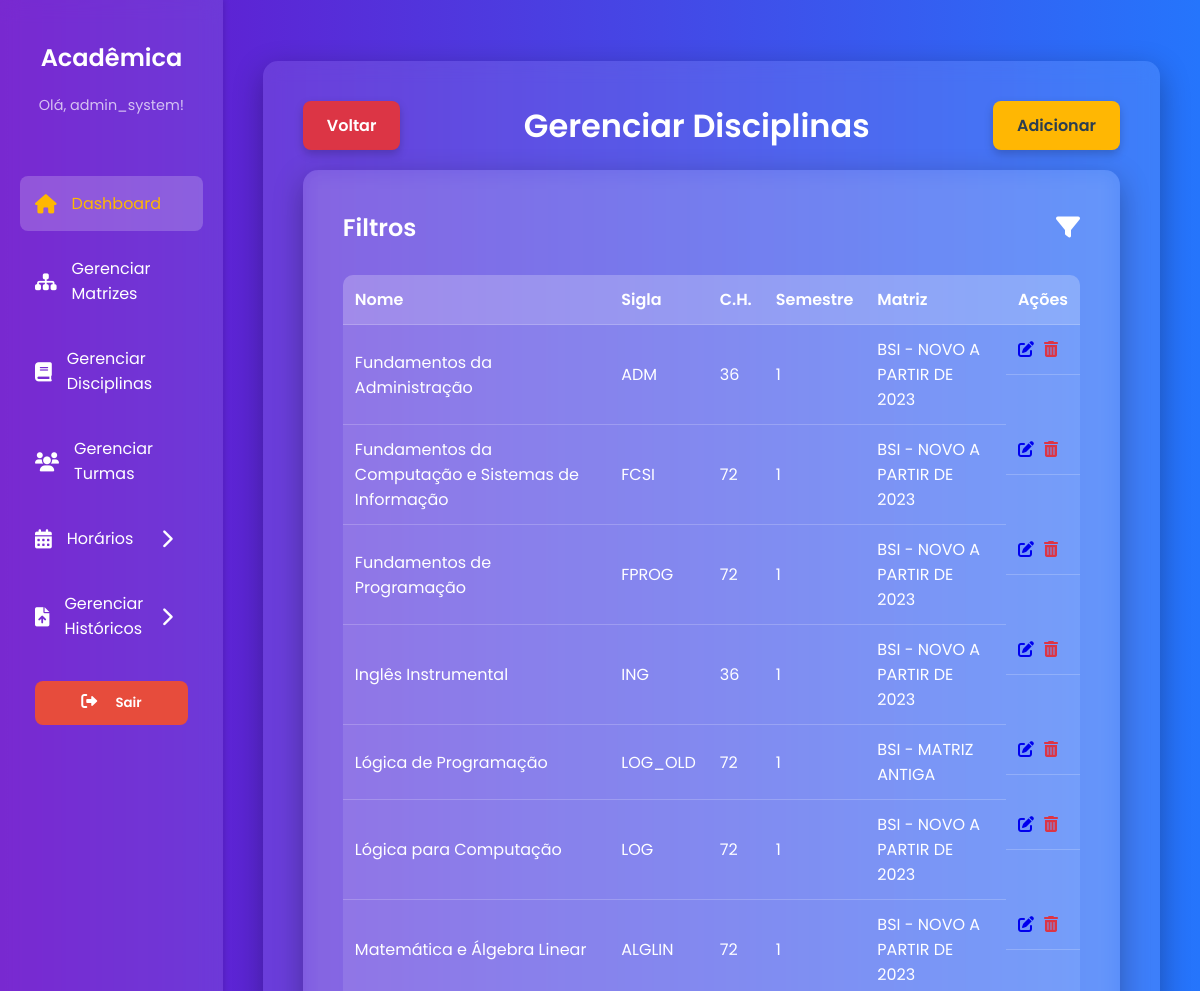
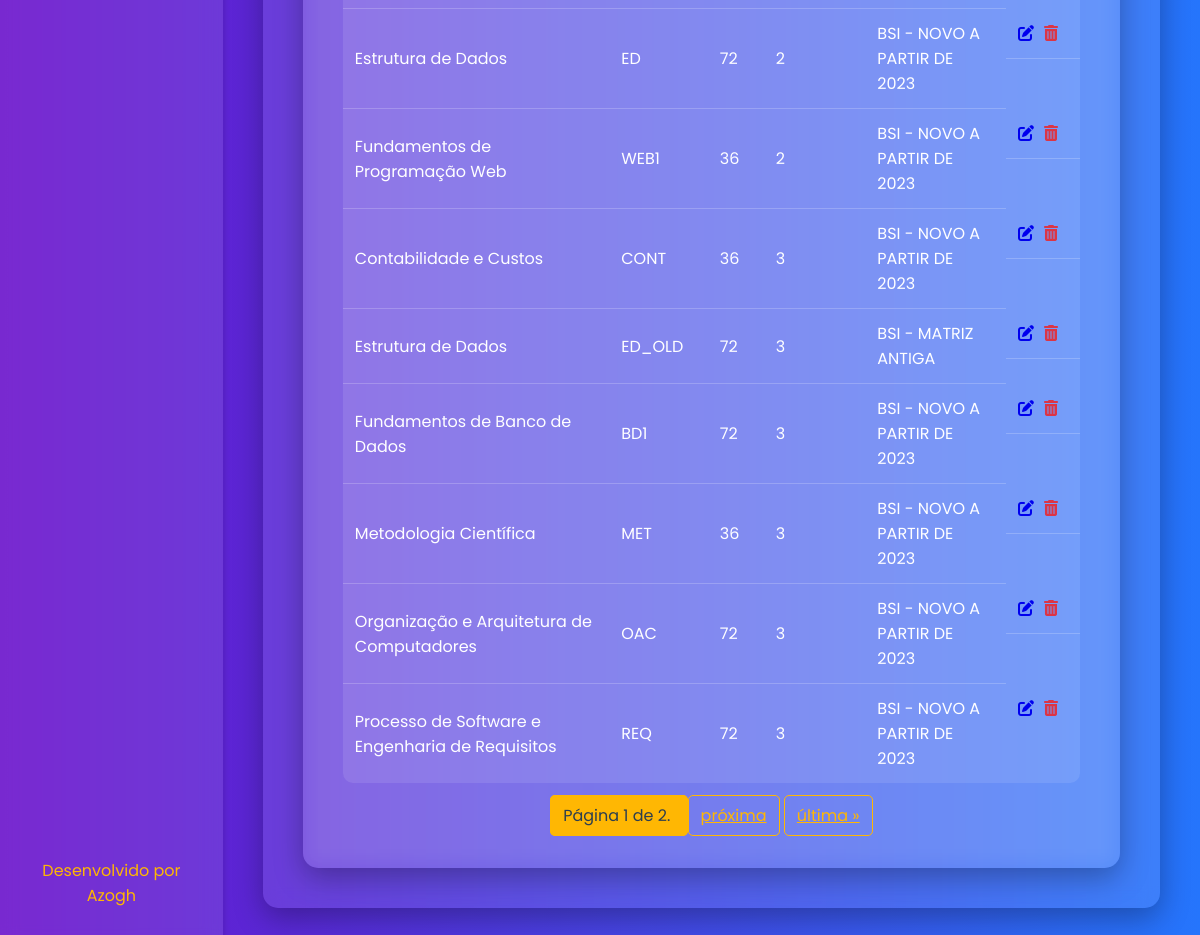
The page /disciplinas/ (signed in) on the database its author committed (2 pictures, top to bottom).
### core/models.py (models this page shows, shortened)
class Usuario(AbstractUser):
    gestao_inicio = models.DateField(
        null=True,
        blank=True,
        verbose_name="Início da Gestão"
    )
    portaria = models.CharField(
        max_length=15,
        null=True,
        blank=True,
        verbose_name="Número da Portaria"
    )
    groups = models.ManyToManyField(
        'auth.Group',
        related_name='core_usuarios',
        blank=True,
        help_text='The groups this user belongs to.',
        related_query_name='core_usuario',
        verbose_name="Grupos de Usuário"
    )
    user_permissions = models.ManyToManyField(
        'auth.Permission',
        related_name='core_usuarios',
        blank=True,
        help_text='Specific permissions for this user.',
        related_query_name='core_usuario',
        verbose_name="Permissões de Usuário"
    )
    class Meta:
        db_table = 'USUARIO'
        verbose_name = "Usuário"
        verbose_name_plural = "Usuários"

class Disciplinas(models.Model):
    nome = models.CharField(max_length=100)
    sigla = models.CharField(max_length=10)
    ch = models.IntegerField(verbose_name="Carga Horária")
    semestre = models.PositiveSmallIntegerField()
    codigo = models.CharField(max_length=10)
    matriz_curricular = models.ForeignKey(
        MatrizCurricular,
        on_delete=models.CASCADE,
        verbose_name="Matriz Curricular"
    )
    usuario = models.ForeignKey(
        Usuario,
        on_delete=models.CASCADE,
        verbose_name="Criado por"
    )
    pre_requisitos = models.ManyToManyField(
        'self',
        symmetrical=False,
        blank=True,
        verbose_name="Pré-requisitos"
    )
    class Meta:
        db_table = 'DISCIPLINAS'
        verbose_name = "Disciplina"
        verbose_name_plural = "Disciplinas"

class MatrizCurricular(models.Model):
    nome = models.CharField(max_length=45, verbose_name="Nome da Matriz")
    curso = models.ForeignKey(
        Curso,
        on_delete=models.CASCADE,
        verbose_name="Curso"
    )
    ch_total = models.IntegerField(verbose_name="Carga Horária Total")
    estagio = models.IntegerField(
        null=True,
        blank=True,
        verbose_name="Carga Horária Estágio"
    )
    acc = models.IntegerField(verbose_name="Carga Horária ACC")
    ano_referencia = models.IntegerField(verbose_name="Ano de Referência")
    usuario = models.ForeignKey(
        Usuario,
        on_delete=models.CASCADE,
        verbose_name="Criado por"
    )
    class Meta:
        db_table = 'MATRIZ_CURRICULAR'
        verbose_name = "Matriz Curricular"
        verbose_name_plural = "Matrizes Curriculares"

### core/views.py (the view)
# urls.py: path('disciplinas/', views.listar_disciplinas, name='listar_disciplinas'),
@login_required
def listar_disciplinas(request):
    disciplinas_list = Disciplinas.objects.all().order_by('semestre', 'nome')
    matriz_id = request.GET.get('matriz')
    semestre = request.GET.get('semestre')
    if matriz_id:
        disciplinas_list = disciplinas_list.filter(matriz_curricular__pk=matriz_id)
    if semestre:
        disciplinas_list = disciplinas_list.filter(semestre=semestre)
    matrizes_disponiveis = MatrizCurricular.objects.all()
    semestres_disponiveis = Disciplinas.objects.values_list('semestre', flat=True).distinct().order_by('semestre')
    paginator = Paginator(disciplinas_list, 15)
    page = request.GET.get('page')
    try:
        disciplinas = paginator.page(page)
    except PageNotAnInteger:
        disciplinas = paginator.page(1)
    except EmptyPage:
        disciplinas = paginator.page(paginator.num_pages)
    return render(request, 'core/disciplinas/listar_disciplinas.html', {
        'disciplinas': disciplinas,
        'matrizes_disponiveis': matrizes_disponiveis,
        'semestres_disponiveis': semestres_disponiveis,
    })

### core/templates/core/disciplinas/listar_disciplinas.html (shortened to what this page needs)
{% extends 'core/base.html' %}
{% load static %}
{% block content %}
    <div style="display: flex; justify-content: space-between; align-items: center; margin-bottom: 20px;">
        <a href="{% url 'painel' %}" class="cancel-button">Voltar</a>
        <h1 style="margin: 0; text-align: center; flex-grow: 1;">Gerenciar Disciplinas</h1>
        <a href="{% url 'adicionar_disciplina' %}" class="cta-button">Adicionar</a>
    </div>
    <div class="content-card">
        <div style="display: flex; justify-content: space-between; align-items: center;">
            <h2 style="margin: 0;">Filtros</h2>
            <a href="#" id="filter-toggle" style="font-size: 1.5em; color: var(--text-color);"><i class="fas fa-filter"></i></a>
        </div>
        <table style="margin-top: 30px;">
            <thead>
                <tr>
                    <th>Nome</th>
                    <th>Sigla</th>
                    <th>C.H.</th>
                    <th>Semestre</th>
                    <th>Matriz</th>
                    <th>Ações</th>
                </tr>
            </thead>
            <tbody>
                {% for disciplina in disciplinas %}
                <tr>
                    <td>{{ disciplina.nome }}</td>
                    <td>{{ disciplina.sigla }}</td>
                    <td>{{ disciplina.ch }}</td>
                    <td>{{ disciplina.semestre }}</td>
                    <td>{{ disciplina.matriz_curricular.nome }}</td>
                    <td style="display: flex; gap: 10px;">
                        <a href="{% url 'editar_disciplina' disciplina.pk %}"><i class="fas fa-pen-to-square"></i></a>
                        <a href="{% url 'excluir_disciplina' disciplina.pk %}" style="color: #dc3545;"><i class="fas fa-trash-can"></i></a>
                    </td>
                </tr>
                {% empty %}
                <tr>
                    <td colspan="6">Nenhuma disciplina encontrada.</td>
                </tr>
                {% endfor %}
            </tbody>
        </table>
        <div class="pagination">
            <span class="step-links">
                <span class="current">
                    Página {{ disciplinas.number }} de {{ disciplinas.paginator.num_pages }}.
                </span>
                {% if disciplinas.has_next %}
                    <a href="?page={{ disciplinas.next_page_number }}">próxima</a>
                    <a href="?page={{ disciplinas.paginator.num_pages }}">última &raquo;</a>
                {% endif %}
            </span>
        </div>
    </div>
{% endblock %}

### core/templates/core/base.html (shortened to what this page needs)
{% load static %}
<!DOCTYPE html>
<html lang="pt-br">
<head>
    <link rel="stylesheet" href="https://cdnjs.cloudflare.com/ajax/libs/font-awesome/6.0.0-beta3/css/all.min.css">
</head>
<body>
    <div class="dashboard-container">
        <aside class="sidebar">
            <div class="sidebar-header">
                <h2>Acadêmica</h2>
                <p>Olá, {{ user.username }}!</p>
            </div>
            <nav class="sidebar-nav">
                <ul>
                    <li><a href="{% url 'painel' %}" class="active"><i class="fas fa-home"></i> Dashboard</a></li>
                    <li><a href="{% url 'listar_matrizes' %}"><i class="fas fa-sitemap"></i> Gerenciar Matrizes</a></li>
                    <li><a href="{% url 'listar_disciplinas' %}"><i class="fas fa-book"></i> Gerenciar Disciplinas</a></li>
                    <li><a href="{% url 'listar_turmas' %}"><i class="fas fa-users"></i> Gerenciar Turmas</a></li>
                    <li class="dropdown-container">
                        <a href="#" id="horarios-dropdown-toggle" class="dropdown-toggle">
                            <i class="fas fa-calendar-alt"></i>
                            <span>Horários</span>
                            <i class="fas fa-chevron-right arrow"></i>
                        </a>
                    </li>
                    <li class="dropdown-container">
                        <a href="#" id="historicos-dropdown-toggle" class="dropdown-toggle">
                            <i class="fas fa-file-upload"></i>
                            <span>Gerenciar Históricos</span>
                            <i class="fas fa-chevron-right arrow"></i>
                        </a>
                    </li>
                    <li><a href="{% url 'logout' %}" style="text-decoration: none; display: block; margin-bottom: 15px;">
            <button type="button" style="
                width: 100%;
                background-color: #e74c3c;
                color: white;
                border: none;
                padding: 12px;
                border-radius: 8px;
                cursor: pointer;
                font-weight: 600;
                transition: background 0.3s;
                font-family: 'Poppins', sans-serif;">
                <i class="fas fa-sign-out-alt"></i> Sair
            </button>
        </a></li>
                </ul>
            </nav>
            <div class="footer">
                <a href="https://github.com/Azogh">Desenvolvido por Azogh</a>
            </div>
        </aside>
        <main class="main-content">
            <div class="header">
            </div>
            <div class="content-card">
                {% block content %}{% endblock %}
            </div>
        </main>
    </div>
</body>
</html>

### core/templates/core/base.html (style rules this page uses)
:root { --primary-color-dark: #6a11cb; --primary-color-light: #2575fc; --accent-color: #ffb703; --accent-color-hover: #fb8500; --text-color: #fff; --container-bg: rgba(255, 255, 255, 0.1); }
body { font-family: 'Poppins', sans-serif; background: linear-gradient(to right, var(--primary-color-dark), var(--primary-color-light)); color: var(--text-color); margin: 0; padding: 0; min-height: 100vh; box-sizing: border-box; }
.dashboard-container { display: flex; min-height: 100vh; }
.sidebar { width: 250px; background-color: rgba(255, 255, 255, 0.1); backdrop-filter: blur(10px); padding: 20px; box-shadow: 2px 0 5px rgba(0, 0, 0, 0.1); display: flex; flex-direction: column; transition: transform 0.3s ease; }
.sidebar-header { text-align: center; margin-bottom: 30px; }
.sidebar-header h2 { font-size: 1.5em; font-weight: 600; }
.sidebar-header p { font-size: 0.9em; color: rgba(255, 255, 255, 0.7); }
.sidebar-nav ul { list-style: none; padding: 0; }
.sidebar-nav a { display: flex; align-items: center; color: #fff; text-decoration: none; padding: 15px; margin-bottom: 10px; border-radius: 8px; transition: all 0.3s ease; font-weight: 400; }
.sidebar-nav a i { margin-right: 15px; font-size: 1.2em; }
.sidebar-nav a:hover, .sidebar-nav a.active { background-color: rgba(255, 255, 255, 0.2); color: #ffb703; }
.dropdown-container { position: relative; }
.dropdown-toggle { display: flex; align-items: center; color: #fff; text-decoration: none; padding: 15px; margin-bottom: 10px; border-radius: 8px; transition: all 0.3s ease; font-weight: 400; cursor: pointer; }
.dropdown-toggle i { margin-right: 15px; font-size: 1.2em; }
.dropdown-toggle .arrow { margin-left: auto; transition: transform 0.3s ease; }
.footer { margin-top: auto; text-align: center; padding: 20px; }
.footer a { color: #ffb703; text-decoration: none; font-size: 1em; transition: color 0.3s ease; }
.main-content { flex-grow: 1; padding: 40px; display: flex; flex-direction: column; }
.content-card { background-color: rgba(255, 255, 255, 0.1); backdrop-filter: blur(10px); padding: 40px; border-radius: 15px; box-shadow: 0 10px 30px rgba(0, 0, 0, 0.3); }
h1, h2 { font-weight: 600; }
.cta-button, .cancel-button, .delete-button { display: inline-block; padding: 12px 24px; background-color: var(--accent-color); color: #2c3e50; text-decoration: none; border-radius: 8px; font-weight: 600; transition: all 0.3s ease; box-shadow: 0 4px 10px rgba(0, 0, 0, 0.2); text-align: center; cursor: pointer; border: none; font-family: 'Poppins', sans-serif; }
.cancel-button { background-color: #dc3545; color: #fff; }
table { width: 100%; border-collapse: collapse; margin-top: 20px; background-color: rgba(255, 255, 255, 0.1); border-radius: 10px; overflow: hidden; }
th, td { padding: 12px; text-align: left; border-bottom: 1px solid rgba(255, 255, 255, 0.2); }
th { font-weight: 600; background-color: rgba(255, 255, 255, 0.15); }
tr:last-child td { border-bottom: none; }
.pagination { display: flex; justify-content: center; margin-top: 20px; gap: 10px; }
.pagination a, .pagination .current { padding: 8px 12px; border: 1px solid var(--accent-color); border-radius: 5px; color: var(--accent-color); transition: all 0.3s ease; }
.pagination .current { background-color: var(--accent-color); color: #2c3e50; cursor: default; }

### rows shown on the page
Usuario: username "admin_system"
Disciplinas: nome "Fundamentos da Administração", sigla "ADM", ch "36", semestre "1", matriz_curricular.nome "BSI - NOVO A PARTIR DE 2023"
Disciplinas: nome "Fundamentos da Computação e Sistemas de Informação", sigla "FCSI", ch "72", semestre "1", matriz_curricular.nome "BSI - NOVO A PARTIR DE 2023"
Disciplinas: nome "Fundamentos de Programação", sigla "FPROG", ch "72", semestre "1", matriz_curricular.nome "BSI - NOVO A PARTIR DE 2023"
Disciplinas: nome "Inglês Instrumental", sigla "ING", ch "36", semestre "1", matriz_curricular.nome "BSI - NOVO A PARTIR DE 2023"
Disciplinas: nome "Lógica de Programação", sigla "LOG_OLD", ch "72", semestre "1", matriz_curricular.nome "BSI - MATRIZ ANTIGA"
Disciplinas: nome "Lógica para Computação", sigla "LOG", ch "72", semestre "1", matriz_curricular.nome "BSI - NOVO A PARTIR DE 2023"
Disciplinas: nome "Matemática e Álgebra Linear", sigla "ALGLIN", ch "72", semestre "1", matriz_curricular.nome "BSI - NOVO A PARTIR DE 2023"
Disciplinas: nome "Estrutura de Dados", sigla "ED", ch "72", semestre "2", matriz_curricular.nome "BSI - NOVO A PARTIR DE 2023"
Disciplinas: nome "Fundamentos de Programação Web", sigla "WEB1", ch "36", semestre "2", matriz_curricular.nome "BSI - NOVO A PARTIR DE 2023"
Disciplinas: nome "Contabilidade e Custos", sigla "CONT", ch "36", semestre "3", matriz_curricular.nome "BSI - NOVO A PARTIR DE 2023"
Disciplinas: nome "Estrutura de Dados", sigla "ED_OLD", ch "72", semestre "3", matriz_curricular.nome "BSI - MATRIZ ANTIGA"
Disciplinas: nome "Fundamentos de Banco de Dados", sigla "BD1", ch "72", semestre "3", matriz_curricular.nome "BSI - NOVO A PARTIR DE 2023"
Disciplinas: nome "Metodologia Científica", sigla "MET", ch "36", semestre "3", matriz_curricular.nome "BSI - NOVO A PARTIR DE 2023"
Disciplinas: nome "Organização e Arquitetura de Computadores", sigla "OAC", ch "72", semestre "3", matriz_curricular.nome "BSI - NOVO A PARTIR DE 2023"
Disciplinas: nome "Processo de Software e Engenharia de Requisitos", sigla "REQ", ch "72", semestre "3", matriz_curricular.nome "BSI - NOVO A PARTIR DE 2023"

### other values the page prints
{{ disciplinas.number }} "1"
{{ disciplinas.paginator.num_pages }} "2"
